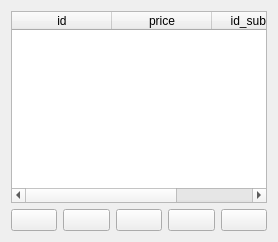
                <widget class="QWidget" name="page_data_base_subclass_price">
                 <layout class="QGridLayout" name="gridLayout_27">
                  <item row="1" column="1">
                   <layout class="QHBoxLayout" name="horizontalLayout_7">
                    <item>
                     <widget class="QPushButton" name="btn_back_subclass_price">
                      <property name="text">
                       <string/>
                      </property>
                      <property name="icon">
                       <iconset resource="../resources/res.qrc">
                        <normaloff>:/icon/icons/arrow-small-left.png</normaloff>:/icon/icons/arrow-small-left.png</iconset>
                      </property>
                      <property name="iconSize">
                       <size>
                        <width>30</width>
                        <height>50</height>
                       </size>
                      </property>
                      <property name="checkable">
                       <bool>true</bool>
                      </property>
                     </widget>
                    </item>
                    <item>
                     <widget class="QPushButton" name="btn_search_subclass_price">
                      <property name="text">
                       <string/>
                      </property>
                      <property name="icon">
                       <iconset resource="../resources/res.qrc">
                        <normaloff>:/icon/icons/search.png</normaloff>:/icon/icons/search.png</iconset>
                      </property>
                      <property name="iconSize">
                       <size>
                        <width>30</width>
                        <height>50</height>
                       </size>
                      </property>
                     </widget>
                    </item>
                    <item>
                     <widget class="QPushButton" name="btn_edit_subclass_price">
                      <property name="text">
                       <string/>
                      </property>
                      <property name="icon">
                       <iconset resource="../resources/res.qrc">
                        <normaloff>:/icon/icons/pencil.png</normaloff>:/icon/icons/pencil.png</iconset>
                      </property>
                      <property name="iconSize">
                       <size>
                        <width>30</width>
                        <height>50</height>
                       </size>
                      </property>
                     </widget>
                    </item>
                    <item>
                     <widget class="QPushButton" name="btn_insert_subclass_price">
                      <property name="text">
                       <string/>
                      </property>
                      <property name="icon">
                       <iconset resource="../resources/res.qrc">
                        <normaloff>:/icon/icons/icons8-plus-24 (2).png</normaloff>:/icon/icons/icons8-plus-24 (2).png</iconset>
                      </property>
                      <property name="iconSize">
                       <size>
                        <width>50</width>
                        <height>50</height>
                       </size>
                      </property>
                     </widget>
                    </item>
                    <item>
                     <widget class="QPushButton" name="btn_delete_subclass_price">
                      <property name="text">
                       <string/>
                      </property>
                      <property name="icon">
                       <iconset resource="../resources/res.qrc">
                        <normaloff>:/icon/icons/icons8-trash-50 (1).png</normaloff>:/icon/icons/icons8-trash-50 (1).png</iconset>
                      </property>
                      <property name="iconSize">
                       <size>
                        <width>30</width>
                        <height>50</height>
                       </size>
                      </property>
                     </widget>
                    </item>
                   </layout>
                  </item>
                  <item row="0" column="1">
                   <widget class="QTableWidget" name="table_subclass_price">
                    <column>
                     <property name="text">
                      <string>id</string>
                     </property>
                    </column>
                    <column>
                     <property name="text">
                      <string>price</string>
                     </property>
                    </column>
                    <column>
                     <property name="text">
                      <string>id_subclass</string>
                     </property>
                    </column>
                   </widget>
                  </item>
                 </layout>
                </widget>
